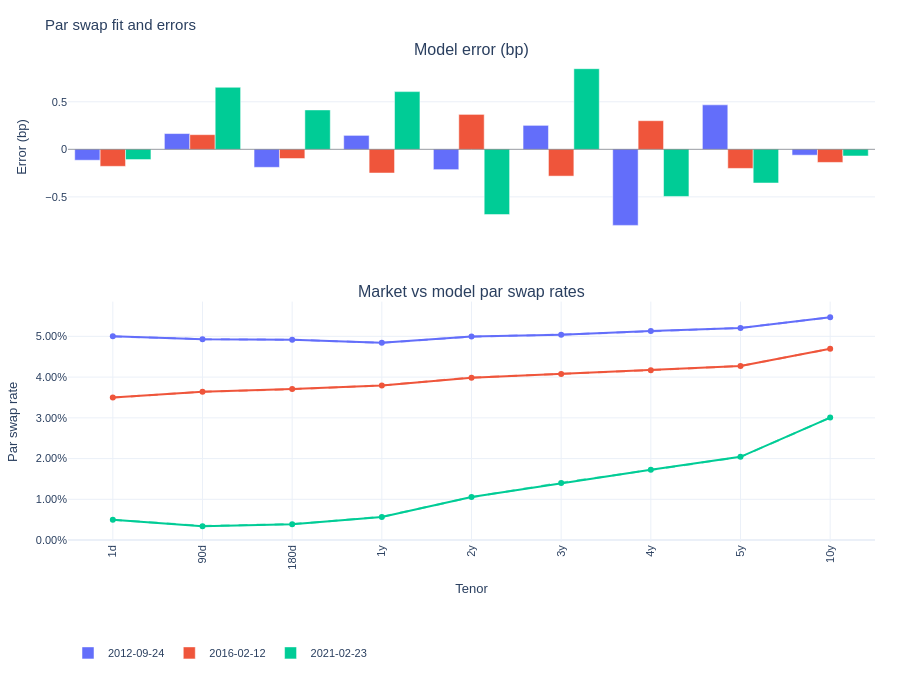

The cell this chart's notebook holds for it:
### Markdown cell above
# Results

Qualitatively, the model tracks the market par swap curve very closely on the sample dates. The dashed model curves sit almost on top of the market markers across maturities, and the left-panel bar chart shows low residuals (basis points). With more time spend on training, this results can be improved a lot.

### Code cell
fig, dates = plot_swap_rates(model, test_market_rates_df)
fig.show()

### Figure 1 — Plotly figure (JSON) as saved in the notebook; plotly's stock layout.template omitted (floating-point values rounded to 4 significant figures)
{"data": [{"legendgroup": "2012-09-24", "marker": {"color": "#636EFA"}, "name": "2012-09-24", "type": "bar", "x": ["1d", "90d", "180d", "1y", "2y", "3y", "4y", "5y", "10y"], "xaxis": "x", "y": [-0.1146, 0.1659, -0.1894, 0.1466, -0.2137, 0.2521, -0.7999, 0.4679, -0.0615], "yaxis": "y"}, {"legendgroup": "2012-09-24", "line": {"color": "#636EFA"}, "marker": {"color": "#636EFA"}, "mode": "markers+lines", "name": "2012-09-24 (Market)", "showlegend": false, "type": "scatter", "x": ["1d", "90d", "180d", "1y", "2y", "3y", "4y", "5y", "10y"], "xaxis": "x2", "y": [0.05, 0.0493, 0.04919, 0.04841, 0.04995, 0.05041, 0.05132, 0.05203, 0.05467], "yaxis": "y2"}, {"legendgroup": "2012-09-24", "line": {"color": "#636EFA", "dash": "dash"}, "mode": "lines", "name": "2012-09-24 (Model)", "opacity": 0.65, "showlegend": false, "type": "scatter", "x": ["1d", "90d", "180d", "1y", "2y", "3y", "4y", "5y", "10y"], "xaxis": "x2", "y": [0.04999, 0.04932, 0.04917, 0.04843, 0.04993, 0.05043, 0.05124, 0.05208, 0.05466], "yaxis": "y2"}, {"legendgroup": "2016-02-12", "marker": {"color": "#EF553B"}, "name": "2016-02-12", "type": "bar", "x": ["1d", "90d", "180d", "1y", "2y", "3y", "4y", "5y", "10y"], "xaxis": "x", "y": [-0.1789, 0.1542, -0.0967, -0.2493, 0.3673, -0.2817, 0.301, -0.2008, -0.1376], "yaxis": "y"}, {"legendgroup": "2016-02-12", "line": {"color": "#EF553B"}, "marker": {"color": "#EF553B"}, "mode": "markers+lines", "name": "2016-02-12 (Market)", "showlegend": false, "type": "scatter", "x": ["1d", "90d", "180d", "1y", "2y", "3y", "4y", "5y", "10y"], "xaxis": "x2", "y": [0.035, 0.0364, 0.03706, 0.03797, 0.03986, 0.04077, 0.04168, 0.04275, 0.04696], "yaxis": "y2"}, {"legendgroup": "2016-02-12", "line": {"color": "#EF553B", "dash": "dash"}, "mode": "lines", "name": "2016-02-12 (Model)", "opacity": 0.65, "showlegend": false, "type": "scatter", "x": ["1d", "90d", "180d", "1y", "2y", "3y", "4y", "5y", "10y"], "xaxis": "x2", "y": [0.03498, 0.03642, 0.03705, 0.03795, 0.03989, 0.04074, 0.04171, 0.04273, 0.04694], "yaxis": "y2"}, {"legendgroup": "2021-02-23", "marker": {"color": "#00CC96"}, "name": "2021-02-23", "type": "bar", "x": ["1d", "90d", "180d", "1y", "2y", "3y", "4y", "5y", "10y"], "xaxis": "x", "y": [-0.1075, 0.6523, 0.4143, 0.6068, -0.6863, 0.8477, -0.4954, -0.3541, -0.06993], "yaxis": "y"}, {"legendgroup": "2021-02-23", "line": {"color": "#00CC96"}, "marker": {"color": "#00CC96"}, "mode": "markers+lines", "name": "2021-02-23 (Market)", "showlegend": false, "type": "scatter", "x": ["1d", "90d", "180d", "1y", "2y", "3y", "4y", "5y", "10y"], "xaxis": "x2", "y": [0.005, 0.0034, 0.003871, 0.005659, 0.0106, 0.01399, 0.01726, 0.02043, 0.03007], "yaxis": "y2"}, {"legendgroup": "2021-02-23", "line": {"color": "#00CC96", "dash": "dash"}, "mode": "lines", "name": "2021-02-23 (Model)", "opacity": 0.65, "showlegend": false, "type": "scatter", "x": ["1d", "90d", "180d", "1y", "2y", "3y", "4y", "5y", "10y"], "xaxis": "x2", "y": [0.004989, 0.003465, 0.003913, 0.00572, 0.01053, 0.01408, 0.01721, 0.0204, 0.03006], "yaxis": "y2"}], "layout": {"annotations": [{"font": {"size": 16}, "showarrow": false, "text": "Model error (bp)", "x": 0.5, "xanchor": "center", "xref": "paper", "y": 1, "yanchor": "bottom", "yref": "paper"}, {"font": {"size": 16}, "showarrow": false, "text": "Market vs model par swap rates", "x": 0.5, "xanchor": "center", "xref": "paper", "y": 0.4988, "yanchor": "bottom", "yref": "paper"}], "bargap": 0.15, "bargroupgap": 0, "barmode": "group", "font": {"family": "Arial", "size": 11}, "height": 680, "legend": {"orientation": "h", "x": 0, "xanchor": "left", "y": -0.2, "yanchor": "top"}, "margin": {"b": 90, "l": 55, "r": 25, "t": 60}, "shapes": [{"line": {"color": "rgba(0,0,0,0.35)", "width": 1}, "type": "line", "x0": 0, "x1": 1, "xref": "x domain", "y0": 0, "y1": 0, "yref": "y"}], "title": {"text": "Par swap fit and errors", "xanchor": "left"}, "xaxis": {"anchor": "y", "automargin": true, "categoryarray": ["1d", "90d", "180d", "1y", "2y", "3y", "4y", "5y", "10y"], "categoryorder": "array", "domain": [0, 1], "matches": "x2", "showticklabels": false, "tickangle": -90, "tickfont": {"size": 11}, "type": "category"}, "xaxis2": {"anchor": "y2", "automargin": true, "categoryarray": ["1d", "90d", "180d", "1y", "2y", "3y", "4y", "5y", "10y"], "categoryorder": "array", "domain": [0, 1], "tickangle": -90, "tickfont": {"size": 11}, "title": {"text": "Tenor"}, "type": "category"}, "yaxis": {"anchor": "x", "domain": [0.6388, 1], "title": {"text": "Error (bp)"}, "zeroline": false}, "yaxis2": {"anchor": "x2", "domain": [0, 0.4988], "tickformat": ".2%", "title": {"text": "Par swap rate"}}}}
